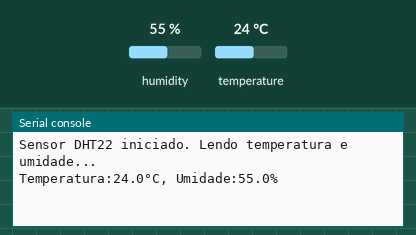
The program below on a simulated ESP32 board running MicroPython. Shown: the last lines printed to the serial console. Wiring (from the project's diagram.json): DHT22 sensor on GPIO 15. The test bench sets the inputs (shaded band); at power-on: humidity 55 %, temperature 24 °C.

Above: at 1.2 s.
1.3 s: humidity set to 22 %
At 3.0 s:
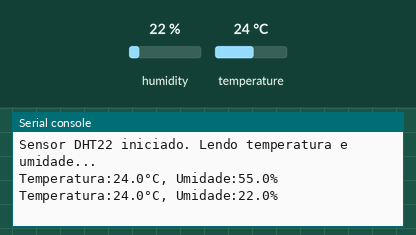
4.0 s: temperature set to 12 °C
At 5.4 s:
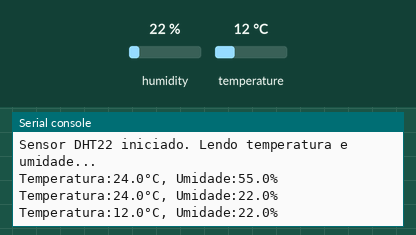
6.7 s: humidity set to 40 %
At 8.9 s:
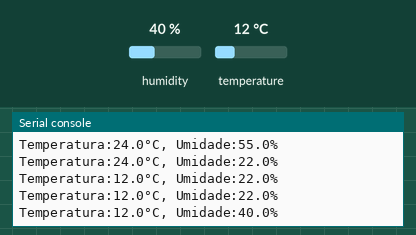
Timing chart, 0 to 10.4 s (numbered marks = the images above; inputs shaded):
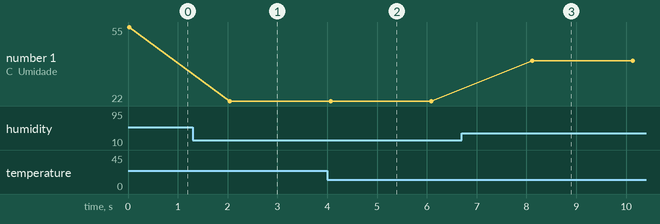

The program:

main.py
```python
import dht
from machine import Pin
import time

d = dht.DHT22(Pin(15))
print("Sensor DHT22 iniciado. Lendo temperatura e umidade...")

while True:
 try:
   d.measure()

   temperature = d.temperature()
   humidity = d.humidity()

   print(f"Temperatura:{temperature}°C, Umidade:{humidity}%")

 except OSError as e:
   print("Erro ao ler sensor:", e)

 time.sleep(2)
```

Measured:
- after the input at 1.3 s, the serial console: prints a new line after 0.75 s (image 1)
- after the input at 4.0 s, the serial console: prints a new line after 0.07 s (image 2)
- after the input at 6.7 s, the serial console: prints a new line after 1.4 s (image 3)
- plotted number 1: 22 → 40 after the input at 6.7 s
